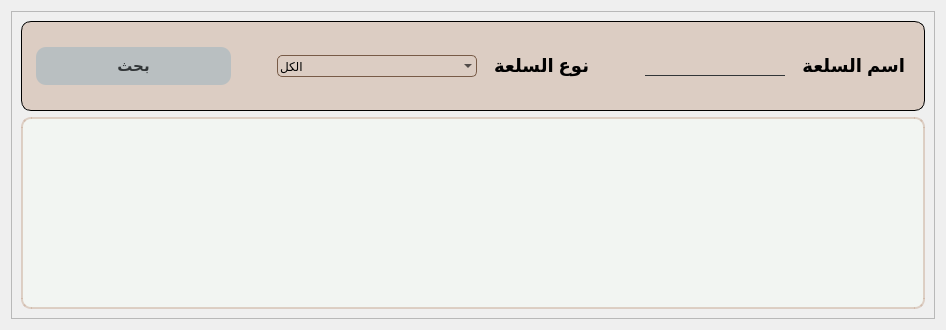
      <widget class="QWidget" name="products_form">
       <layout class="QGridLayout" name="gridLayout_37">
        <item row="0" column="0">
         <widget class="QFrame" name="search_products_frame">
          <property name="styleSheet">
           <string notr="true">QLabel{
padding:5px;
}
QComboBox::down-arrow{
image:url(:/cashRegisterSystem2/media/arrow-down.png);
color:rgba(120, 91, 71, 1);
border-radius:5px;
}
QComboBox::down-arrow::hover{
border-radius:5px;
}
QComboBox::hover{
background-color: rgba(200,171,151,0.5);
border:none;
}
QComboBox{
background:transparent;
border:1px solid rgba(120, 91, 71, 1);
border-radius:5px;
padding:2px;
}

QLineEdit{
background:transparent;
border:none;
border-bottom:1px solid #323638 ;
font-size:15px;
color:#323638;
}
#frame_3{
border:1px solid black;
border-radius:10px;
background-color: rgba(200,171,151,0.5);
padding:10px 0px;
}
#prodtable{
border-radius:10px;
border: 2px solid rgba(200,171,151,0.5);
background-color:rgba(245,250,245,0.5);
}</string>
          </property>
          <property name="frameShape">
           <enum>QFrame::StyledPanel</enum>
          </property>
          <property name="frameShadow">
           <enum>QFrame::Raised</enum>
          </property>
          <layout class="QGridLayout" name="gridLayout_38">
           <item row="0" column="0">
            <widget class="QFrame" name="frame_3">
             <property name="frameShape">
              <enum>QFrame::StyledPanel</enum>
             </property>
             <property name="frameShadow">
              <enum>QFrame::Raised</enum>
             </property>
             <layout class="QGridLayout" name="gridLayout_35">
              <item row="0" column="0">
               <layout class="QGridLayout" name="gridLayout_36">
                <item row="0" column="1">
                 <spacer name="horizontalSpacer_17">
                  <property name="orientation">
                   <enum>Qt::Horizontal</enum>
                  </property>
                  <property name="sizeHint" stdset="0">
                   <size>
                    <width>40</width>
                    <height>20</height>
                   </size>
                  </property>
                 </spacer>
                </item>
                <item row="0" column="6">
                 <widget class="QLabel" name="ProdNameLabel">
                  <property name="minimumSize">
                   <size>
                    <width>0</width>
                    <height>50</height>
                   </size>
                  </property>
                  <property name="styleSheet">
                   <string notr="true">font-weight:bold;
font-size:18px;</string>
                  </property>
                  <property name="text">
                   <string>اسم السلعة</string>
                  </property>
                 </widget>
                </item>
                <item row="0" column="5">
                 <widget class="QLineEdit" name="ProdNameSearch">
                  <property name="maximumSize">
                   <size>
                    <width>300</width>
                    <height>16777215</height>
                   </size>
                  </property>
                 </widget>
                </item>
                <item row="0" column="2">
                 <widget class="QComboBox" name="ProdTypeSearch">
                  <property name="minimumSize">
                   <size>
                    <width>200</width>
                    <height>0</height>
                   </size>
                  </property>
                  <property name="cursor">
                   <cursorShape>PointingHandCursor</cursorShape>
                  </property>
                  <property name="styleSheet">
                   <string notr="true"/>
                  </property>
                  <item>
                   <property name="text">
                    <string>الكل</string>
                   </property>
                  </item>
                 </widget>
                </item>
                <item row="0" column="0">
                 <widget class="QPushButton" name="searchprobuctsBTN">
                  <property name="minimumSize">
                   <size>
                    <width>200</width>
                    <height>0</height>
                   </size>
                  </property>
                  <property name="cursor">
                   <cursorShape>PointingHandCursor</cursorShape>
                  </property>
                  <property name="styleSheet">
                   <string notr="true">QPushButton{
font-size:15px;
background-color:rgba(185,191,193,1);
color:#323638;
border-radius:10px;
font-weight:bold;
margin-left:5px;
padding:10px;
}
QPushButton::hover{
background-color: rgba(200,171,151,0.5);
}</string>
                  </property>
                  <property name="text">
                   <string>بحث</string>
                  </property>
                 </widget>
                </item>
                <item row="0" column="3">
                 <widget class="QLabel" name="ProdTypeLabel">
                  <property name="styleSheet">
                   <string notr="true">font-weight:bold;
font-size:18px;</string>
                  </property>
                  <property name="text">
                   <string>نوع السلعة</string>
                  </property>
                 </widget>
                </item>
                <item row="0" column="4">
                 <spacer name="horizontalSpacer_18">
                  <property name="orientation">
                   <enum>Qt::Horizontal</enum>
                  </property>
                  <property name="sizeHint" stdset="0">
                   <size>
                    <width>40</width>
                    <height>20</height>
                   </size>
                  </property>
                 </spacer>
                </item>
               </layout>
              </item>
             </layout>
            </widget>
           </item>
           <item row="1" column="0">
            <widget class="QTableView" name="prodtable"/>
           </item>
          </layout>
         </widget>
        </item>
       </layout>
      </widget>
